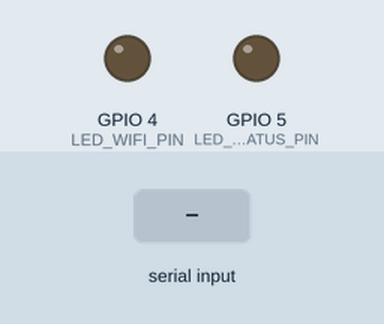
The sketch below on a simulated ESP8266 (Wemos D1 mini). Parts: output pins drawn as LEDs (lit = HIGH). Dashed ring = blinking. Inputs (shaded band) come from the test bench. WiFi joins after 1.5 s; servers stay silent unless stated; uploads are accepted with an empty reply; random numbers use the default seed unless the sketch sets one; what the sketch prints to the serial monitor is not drawn.

Above: at 0.1 s.
At 2.7 s:
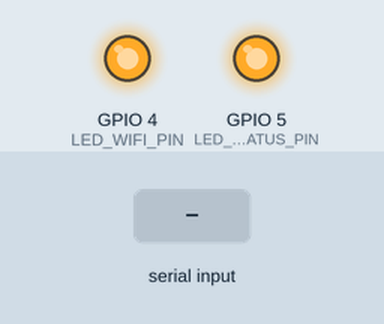
2.8 s: "test" received over Serial
At 4.9 s:
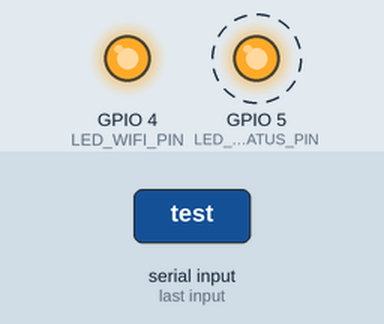
6.5 s: "info" received over Serial
9.8 s: "cal" received over Serial
Timing chart, 0 to 12.8 s (numbered marks = the images above; inputs shaded):
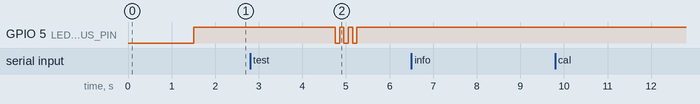

Measured:
- after the input at 2.8 s, GPIO 5 (LED_STATUS_PIN): alternates HIGH for 0.10 s and LOW for 0.10 s, 6 changes in all, then stays HIGH, starting after 2.0 s
- after the input at 6.5 s, every drawn part: stays the same
- after the input at 9.8 s, every drawn part: stays the same

The sketch:

water_quality_monitor.ino
```cpp
/*
=====================================================
MONITOR DE CALIDAD DE AGUA - ESP8266
=====================================================
Sistema IoT para monitoreo en tiempo real de calidad de agua
Compatible con ESP8266 (NodeMCU, Wemos D1, etc.)
Modo simulación/real intercambiable
=====================================================
*/

#include <ESP8266WiFi.h>
#include <ESP8266HTTPClient.h>
#include <WiFiClient.h>
#include <ArduinoJson.h>
// OneWire y DallasTemperature solo necesarios para DS18B20 real
#include <OneWire.h>
#include <DallasTemperature.h>

// =====================================================
// CONFIGURACIÓN PRINCIPAL
// =====================================================
#define SIMULATION_MODE true  // ✏️ CAMBIAR A false PARA USAR SENSORES REALES

// CONFIGURACIÓN DE RED Y SERVIDOR
const char* ssid = "Docunet Faster Cozan";           // ✏️ CAMBIAR AQUÍ
const char* password = "michuneron0409";    // ✏️ CAMBIAR AQUÍ
const char* serverURL = "http://192.168.100.139:3000/api/sensor/data"; // ✏️ CAMBIAR AQUÍ - Puerto 3000 para backend local
// =====================================================
// CONFIGURACIÓN DE PINES ESP8266
// =====================================================
#define TEMP_SENSOR_PIN 2     // GPIO2 (D4 en NodeMCU) - Pin para sensor de temperatura DS18B20
#define PH_SENSOR_PIN A0      // Pin analógico para sensor pH (único analógico del ESP8266)
#define TURBIDITY_PIN 14      // GPIO14 (D5 en NodeMCU) - Pin digital para sensor turbidez
#define TDS_SENSOR_PIN 12     // GPIO12 (D6 en NodeMCU) - Pin digital para sensor TDS
#define LED_STATUS_PIN 5      // GPIO5 (D1 en NodeMCU) - LED indicador de estado
#define LED_WIFI_PIN 4        // GPIO4 (D2 en NodeMCU) - LED indicador WiFi

// Configuración sensor temperatura (solo si no está en modo simulación)
#if !SIMULATION_MODE
OneWire oneWire(TEMP_SENSOR_PIN);
DallasTemperature temperatureSensor(&oneWire);
#endif

// =====================================================
// VARIABLES GLOBALES
// =====================================================
String sensorID = "ESP32_PRINCIPAL";  // ✏️ Debe coincidir con el Dashboard (mismo que simulación)
unsigned long lastSensorReading = 0;
unsigned long lastDataSend = 0;
const unsigned long SENSOR_INTERVAL = 5000;   // Leer sensores cada 5 segundos
const unsigned long SEND_INTERVAL = 30000;    // Enviar datos cada 30 segundos (más frecuente para pruebas)

// Estructuras para datos
struct SensorData {
  float ph;
  float turbidez;
  float conductividad;
  float tds;
  float dureza;
  float color;
  float temperatura;
  float oxigeno_disuelto;
  String ubicacion;
  String timestamp;
};

SensorData currentData;

// =====================================================
// CONFIGURACIÓN INICIAL
// =====================================================
void setup() {
  Serial.begin(115200);
  Serial.println("\n=== MONITOR DE CALIDAD DE AGUA ESP8266 ===");

  if (SIMULATION_MODE) {
    Serial.println("🧪 MODO SIMULACIÓN ACTIVADO");
  } else {
    Serial.println("🔬 MODO SENSORES REALES ACTIVADO");
  }

  Serial.println("Iniciando sistema ESP8266...");

  // Configurar pines
  pinMode(LED_STATUS_PIN, OUTPUT);
  pinMode(LED_WIFI_PIN, OUTPUT);
  digitalWrite(LED_STATUS_PIN, LOW);
  digitalWrite(LED_WIFI_PIN, LOW);

  // Inicializar sensores solo si no está en modo simulación
  #if !SIMULATION_MODE
  temperatureSensor.begin();
  Serial.println("✅ Sensores reales inicializados");
  #endif

  // Conectar WiFi
  connectToWiFi();

  // Configurar ubicación
  currentData.ubicacion = "Canal Mesias - Estacion Principal";

  Serial.println("Sistema iniciado correctamente!");
  digitalWrite(LED_STATUS_PIN, HIGH);

  // Mensaje informativo
  Serial.println("\n📡 Configuración:");
  Serial.println("Sensor ID: " + sensorID);
  Serial.println("Servidor: " + String(serverURL));
  Serial.println("Modo: " + String(SIMULATION_MODE ? "Simulación" : "Sensores Reales"));
  Serial.println("Intervalo lectura: " + String(SENSOR_INTERVAL/1000) + "s");
  Serial.println("Intervalo envío: " + String(SEND_INTERVAL/1000) + "s");
}

// =====================================================
// BUCLE PRINCIPAL
// =====================================================
void loop() {
  unsigned long currentTime = millis();

  // Manejar comandos desde Serial Monitor
  handleSerialCommands();

  // Verificar conexión WiFi
  if (WiFi.status() != WL_CONNECTED) {
    Serial.println("WiFi desconectado. Intentando reconectar...");
    digitalWrite(LED_WIFI_PIN, LOW);
    connectToWiFi();
  } else {
    digitalWrite(LED_WIFI_PIN, HIGH);
  }

  // Leer sensores cada SENSOR_INTERVAL
  if (currentTime - lastSensorReading >= SENSOR_INTERVAL) {
    readAllSensors();
    printSensorData();
    lastSensorReading = currentTime;
  }

  // Enviar datos cada SEND_INTERVAL
  if (currentTime - lastDataSend >= SEND_INTERVAL) {
    if (WiFi.status() == WL_CONNECTED) {
      sendDataToServer();
      lastDataSend = currentTime;
    }
  }

  delay(1000); // Pausa de 1 segundo
}

// =====================================================
// FUNCIONES DE CONECTIVIDAD
// =====================================================
void connectToWiFi() {
  Serial.print("Conectando a WiFi: ");
  Serial.println(ssid);

  WiFi.begin(ssid, password);

  int attempts = 0;
  while (WiFi.status() != WL_CONNECTED && attempts < 20) {
    delay(500);
    Serial.print(".");
    attempts++;
  }

  if (WiFi.status() == WL_CONNECTED) {
    Serial.println("\nWiFi conectado!");
    Serial.print("IP: ");
    Serial.println(WiFi.localIP());
    digitalWrite(LED_WIFI_PIN, HIGH);
  } else {
    Serial.println("\nError: No se pudo conectar a WiFi");
    digitalWrite(LED_WIFI_PIN, LOW);
  }
}

// =====================================================
// FUNCIONES DE LECTURA DE SENSORES
// =====================================================
void readAllSensors() {
  if (SIMULATION_MODE) {
    // 🧪 MODO SIMULACIÓN - Datos aleatorios realistas
    simulateRealisticData();
  } else {
    // 🔬 MODO REAL - Leer sensores físicos
    readRealSensors();
  }
}

// =====================================================
// FUNCIÓN PARA SIMULAR DATOS REALISTAS
// =====================================================
void simulateRealisticData() {
  // Simular datos que varían lentamente como en agua real
  static float baseValues[8] = {7.2, 15.5, 450.0, 225.0, 135.0, 25.0, 22.5, 8.5};
  static unsigned long lastUpdate = 0;
  static float targets[8];
  static bool initialized = false;

  // Inicializar targets la primera vez
  if (!initialized) {
    for (int i = 0; i < 8; i++) {
      targets[i] = baseValues[i];
    }
    initialized = true;
  }

  // Cambiar targets lentamente (cada 30 segundos aprox)
  if (millis() - lastUpdate > 30000) {
    targets[0] = random(650, 850) / 100.0;  // pH 6.5-8.5
    targets[1] = random(5, 100);            // Turbidez 5-100 NTU
    targets[2] = random(200, 800);          // Conductividad 200-800 µS/cm
    targets[3] = random(100, 500);          // TDS 100-500 ppm
    targets[4] = random(80, 300);           // Dureza 80-300 mg/L
    targets[5] = random(5, 50);             // Color 5-50 Pt-Co
    targets[6] = random(180, 300) / 10.0;   // Temperatura 18-30°C
    targets[7] = random(5, 12);             // Oxígeno 5-12 mg/L
    lastUpdate = millis();
  }

  // Interpolar hacia los targets (cambio gradual)
  float factor = 0.02; // Velocidad de cambio
  currentData.ph = baseValues[0] + (targets[0] - baseValues[0]) * factor;
  currentData.turbidez = baseValues[1] + (targets[1] - baseValues[1]) * factor;
  currentData.conductividad = baseValues[2] + (targets[2] - baseValues[2]) * factor;
  currentData.tds = baseValues[3] + (targets[3] - baseValues[3]) * factor;
  currentData.dureza = baseValues[4] + (targets[4] - baseValues[4]) * factor;
  currentData.color = baseValues[5] + (targets[5] - baseValues[5]) * factor;
  currentData.temperatura = baseValues[6] + (targets[6] - baseValues[6]) * factor;
  currentData.oxigeno_disuelto = baseValues[7] + (targets[7] - baseValues[7]) * factor;

  // Actualizar base values
  for (int i = 0; i < 8; i++) {
    baseValues[i] = baseValues[i] + (targets[i] - baseValues[i]) * factor;
  }

  // Añadir ruido pequeño para hacer más realista
  currentData.ph += random(-10, 10) / 100.0;
  currentData.turbidez += random(-20, 20) / 10.0;
  currentData.conductividad += random(-50, 50) / 10.0;
  currentData.tds += random(-20, 20) / 10.0;
  currentData.dureza += random(-30, 30) / 10.0;
  currentData.color += random(-10, 10) / 10.0;
  currentData.temperatura += random(-5, 5) / 10.0;
  currentData.oxigeno_disuelto += random(-5, 5) / 10.0;
}

// =====================================================
// FUNCIÓN PARA LEER SENSORES REALES
// =====================================================
void readRealSensors() {
  #if !SIMULATION_MODE
  // Leer temperatura del DS18B20
  temperatureSensor.requestTemperatures();
  currentData.temperatura = temperatureSensor.getTempCByIndex(0);
  if (currentData.temperatura == DEVICE_DISCONNECTED_C) {
    currentData.temperatura = 25.0; // Valor por defecto
    Serial.println("⚠️ Sensor de temperatura desconectado");
  }

  // Leer pH desde pin analógico (calibrar según tu sensor)
  int phRaw = analogRead(PH_SENSOR_PIN);
  currentData.ph = mapFloat(phRaw, 0, 1024, 0, 14); // ESP8266 usa 1024 como máximo ADC

  // Leer otros sensores (aquí debes adaptar según tus sensores específicos)
  // Por ejemplo, si tienes sensores digitales:
  currentData.turbidez = readTurbiditySensor();
  currentData.tds = readTDSSensor();

  // Calcular valores derivados
  currentData.conductividad = currentData.tds * 2;
  currentData.dureza = currentData.tds * 0.6;

  // Para sensores que no tienes, usar valores simulados
  currentData.color = random(5, 50);
  currentData.oxigeno_disuelto = random(6, 12);

  #else
  // Esta función no debería ejecutarse en modo simulación
  Serial.println("❌ Error: readRealSensors() llamada en modo simulación");
  #endif
}

// =====================================================
// FUNCIONES AUXILIARES PARA SENSORES ESPECÍFICOS
// =====================================================
float readTurbiditySensor() {
  // Implementar según tu sensor específico
  // Por ejemplo, para sensor analógico:
  // int raw = analogRead(TURBIDITY_PIN);
  // return mapFloat(raw, 0, 1024, 0, 1000);

  // Placeholder - reemplazar con código real
  return 15.5;
}

float readTDSSensor() {
  // Implementar según tu sensor específico
  // Por ejemplo, para sensor digital o I2C:
  // return sensor.readTDS();

  // Placeholder - reemplazar con código real
  return 225.0;
}

// =====================================================
// FUNCIÓN PARA MAPEAR VALORES FLOAT
// =====================================================
float mapFloat(float x, float in_min, float in_max, float out_min, float out_max) {
  return (x - in_min) * (out_max - out_min) / (in_max - in_min) + out_min;
}

// =====================================================
// FUNCIÓN PARA ENVIAR DATOS AL SERVIDOR
// =====================================================
void sendDataToServer() {
  if (WiFi.status() != WL_CONNECTED) {
    Serial.println("Error: WiFi no conectado");
    return;
  }

  WiFiClient client;
  HTTPClient http;

  http.begin(client, serverURL);
  http.addHeader("Content-Type", "application/json");

  // Crear JSON con los datos
  StaticJsonDocument<512> jsonDoc;
  jsonDoc["sensor_id"] = sensorID;
  jsonDoc["ph"] = round(currentData.ph * 100.0) / 100.0;
  jsonDoc["turbidez"] = round(currentData.turbidez * 100.0) / 100.0;
  jsonDoc["conductividad"] = round(currentData.conductividad * 100.0) / 100.0;
  jsonDoc["tds"] = round(currentData.tds * 100.0) / 100.0;
  jsonDoc["dureza"] = round(currentData.dureza * 100.0) / 100.0;
  jsonDoc["color"] = round(currentData.color * 100.0) / 100.0;
  jsonDoc["temperatura"] = round(currentData.temperatura * 100.0) / 100.0;
  jsonDoc["oxigeno_disuelto"] = round(currentData.oxigeno_disuelto * 100.0) / 100.0;
  jsonDoc["ubicacion"] = currentData.ubicacion;

  String jsonString;
  serializeJson(jsonDoc, jsonString);

  Serial.println("\n=== ENVIANDO DATOS ===");
  Serial.println("URL: " + String(serverURL));
  Serial.println("Modo: " + String(SIMULATION_MODE ? "🧪 Simulación" : "🔬 Real"));
  Serial.println("JSON: " + jsonString);

  // Enviar POST request
  int httpResponseCode = http.POST(jsonString);

  if (httpResponseCode > 0) {
    String response = http.getString();
    Serial.println("Respuesta del servidor:");
    Serial.println("Código: " + String(httpResponseCode));
    Serial.println("Respuesta: " + response);

    if (httpResponseCode == 200 || httpResponseCode == 201) {
      Serial.println("✅ Datos enviados correctamente");
      // Parpadear LED de estado para confirmar envío
      for (int i = 0; i < 3; i++) {
        digitalWrite(LED_STATUS_PIN, LOW);
        delay(100);
        digitalWrite(LED_STATUS_PIN, HIGH);
        delay(100);
      }
    } else {
      Serial.println("❌ Error en el servidor");
    }
  } else {
    Serial.println("❌ Error de conexión HTTP: " + String(httpResponseCode));
  }

  http.end();
}

// =====================================================
// FUNCIÓN PARA MOSTRAR DATOS EN MONITOR SERIE
// =====================================================
void printSensorData() {
  Serial.println("\n=== LECTURA DE SENSORES ===");
  Serial.println("Modo: " + String(SIMULATION_MODE ? "🧪 SIMULACIÓN" : "🔬 REAL"));
  Serial.println("Sensor ID: " + sensorID);
  Serial.println("Ubicación: " + currentData.ubicacion);
  Serial.println("pH: " + String(currentData.ph, 2));
  Serial.println("Turbidez: " + String(currentData.turbidez, 2) + " NTU");
  Serial.println("Conductividad: " + String(currentData.conductividad, 2) + " µS/cm");
  Serial.println("TDS: " + String(currentData.tds, 2) + " ppm");
  Serial.println("Dureza: " + String(currentData.dureza, 2) + " mg/L");
  Serial.println("Color: " + String(currentData.color, 2) + " Pt-Co");
  Serial.println("Temperatura: " + String(currentData.temperatura, 2) + " °C");
  Serial.println("Oxígeno Disuelto: " + String(currentData.oxigeno_disuelto, 2) + " mg/L");
  Serial.println("WiFi: " + String(WiFi.status() == WL_CONNECTED ? "Conectado" : "Desconectado"));
  Serial.println("Próximo envío en: " + String((SEND_INTERVAL - (millis() - lastDataSend))/1000) + "s");
  Serial.println("=============================");
}

// =====================================================
// FUNCIÓN PARA CALIBRACIÓN (solo en modo real)
// =====================================================
void calibrateSensors() {
  if (SIMULATION_MODE) {
    Serial.println("\n⚠️ Calibración no disponible en modo simulación");
    Serial.println("Cambiar SIMULATION_MODE a false para calibrar sensores reales");
    return;
  }

  Serial.println("\n=== MODO CALIBRACIÓN ===");
  Serial.println("pH Raw (A0): " + String(analogRead(PH_SENSOR_PIN)));
  // Añadir más lecturas raw según tus sensores
  Serial.println("========================");
}

// =====================================================
// FUNCIÓN PARA CAMBIAR MODO (llamar desde Serial)
// =====================================================
void handleSerialCommands() {
  if (Serial.available()) {
    String command = Serial.readString();
    command.trim();
    command.toLowerCase();

    if (command == "info") {
      Serial.println("\n=== INFORMACIÓN DEL SISTEMA ===");
      Serial.println("Modo actual: " + String(SIMULATION_MODE ? "Simulación" : "Real"));
      Serial.println("WiFi: " + String(WiFi.status() == WL_CONNECTED ? "Conectado" : "Desconectado"));
      Serial.println("IP: " + WiFi.localIP().toString());
      Serial.println("Servidor: " + String(serverURL));
      Serial.println("Último envío: " + String((millis() - lastDataSend)/1000) + "s atrás");
      Serial.println("================================");
    }
    else if (command == "test") {
      Serial.println("\n🧪 Enviando datos de prueba...");
      sendDataToServer();
    }
    else if (command == "cal") {
      calibrateSensors();
    }
    else if (command == "help") {
      Serial.println("\n=== COMANDOS DISPONIBLES ===");
      Serial.println("info  - Mostrar información del sistema");
      Serial.println("test  - Enviar datos de prueba");
      Serial.println("cal   - Calibrar sensores (solo modo real)");
      Serial.println("help  - Mostrar esta ayuda");
      Serial.println("=============================");
    }
  }
}
```
